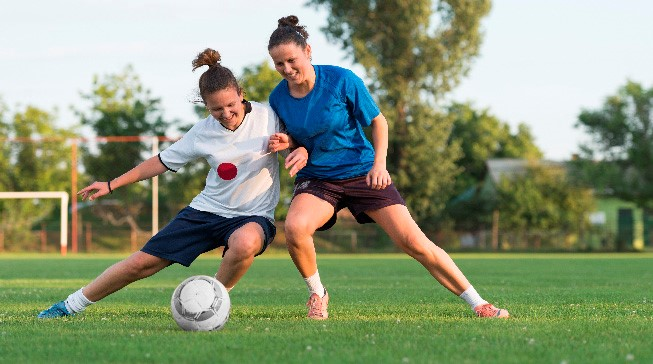
#> input picture ImageProcessing/findBallPic.jpg, 653 x 364 px
$ python 12.TemplateMatching.py
#> lines starting #> are read from the running program, lines starting #| are printed output that depends on the picture
import cv2 as c
import numpy as n

img= c.imread("findBallPic.jpg")
#> img is the input picture: shape (364, 653, 3); mean B, G, R 120.1, 149.2, 137.8
gray = c.cvtColor(img,c.COLOR_BGR2GRAY)
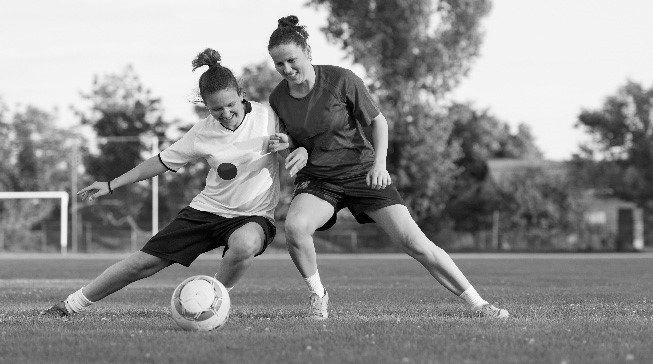
#> gray: shape (364, 653); min 0, max 255, mean 142.5
template = c.imread("findBall.png",0)
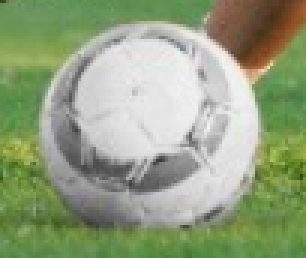
#> input picture ImageProcessing/findBall.png, 102 x 86 px (shown 3 times larger)
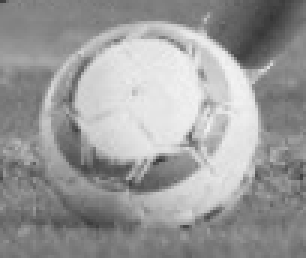
#> template: shape (86, 102) (shown 3 times larger); min 53, max 243, mean 154.2
w, h = template.shape[::-1]
#> w = 102; h = 86

#match template methods

#TM_SQDIFF
#res = c.matchTemplate(gray, template, c.TM_SQDIFF)

#TM_SQDIFF_NORMED
#res = c.matchTemplate(gray, template, c.TM_SQDIFF_NORMED)

#TM_CCORR
#res = c.matchTemplate(gray, template, c.TM_CCORR)

#TM_CCORR_NORMED
#res = c.matchTemplate(gray, template, c.TM_CCORR_NORMED)

#TM_CCOEFF
#res = c.matchTemplate(gray, template, c.TM_CCOEFF)

#CCOEFF_NORMED METHOD
#res = c.matchTemplate(gray, template, c.TM_CCOEFF_NORMED)

#> (the run stopped early here; a loop or call above may not have finished)
